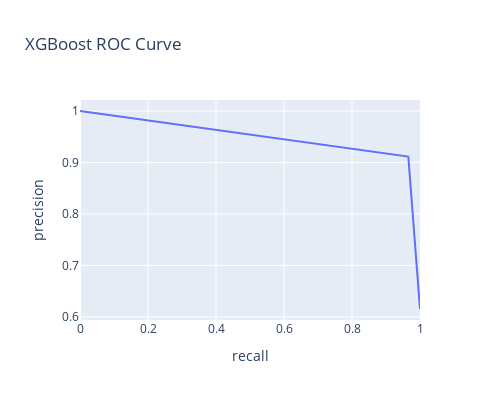

Here is the notebook cell this chart was saved with:
### Code cell
xgb_predict = best_xgb.predict(x)
print('F1_Score of Hypertuned XGBClassifier model:')
print(f1_score(y,xgb_predict))
print('Accuracy of Hypertuned XGBClassifier model:')
print(accuracy_score(y,xgb_predict))
print('Confusion Matrix of Hypertuned XGBClassifier model:')
print(confusion_matrix(y,xgb_predict))
print('Precision_Recall_Curve of Hypertuned XGBClassifier model:')
ROC_data = precision_recall_curve(y,xgb_predict)
print(ROC_data)
ROC = {'precision':[0.61538462, 0.91150442, 1],'recall':[1.      , 0.965625, 0]}
ROC_df = pd.DataFrame(ROC)
print(ROC_df)
ROC_curve = px.line(ROC_df,x='recall',y='precision',title='XGBoost ROC Curve',width=500,height=400)
ROC_curve.show()

### Figure 1 — Plotly figure (JSON) as saved in the notebook; plotly's stock layout.template omitted (floating-point values rounded to 4 significant figures)
{"data": [{"hovertemplate": "recall=%{x}<br>precision=%{y}<extra></extra>", "legendgroup": "", "line": {"color": "#636efa", "dash": "solid"}, "marker": {"symbol": "circle"}, "mode": "lines", "name": "", "orientation": "v", "showlegend": false, "type": "scatter", "x": [1, 0.9656, 0], "xaxis": "x", "y": [0.6154, 0.9115, 1], "yaxis": "y"}], "layout": {"height": 400, "legend": {"tracegroupgap": 0}, "title": {"text": "XGBoost ROC Curve"}, "width": 500, "xaxis": {"anchor": "y", "autorange": true, "domain": [0, 1], "range": [0, 1], "title": {"text": "recall"}, "type": "linear"}, "yaxis": {"anchor": "x", "autorange": true, "domain": [0, 1], "range": [0.594, 1.021], "title": {"text": "precision"}, "type": "linear"}}}
